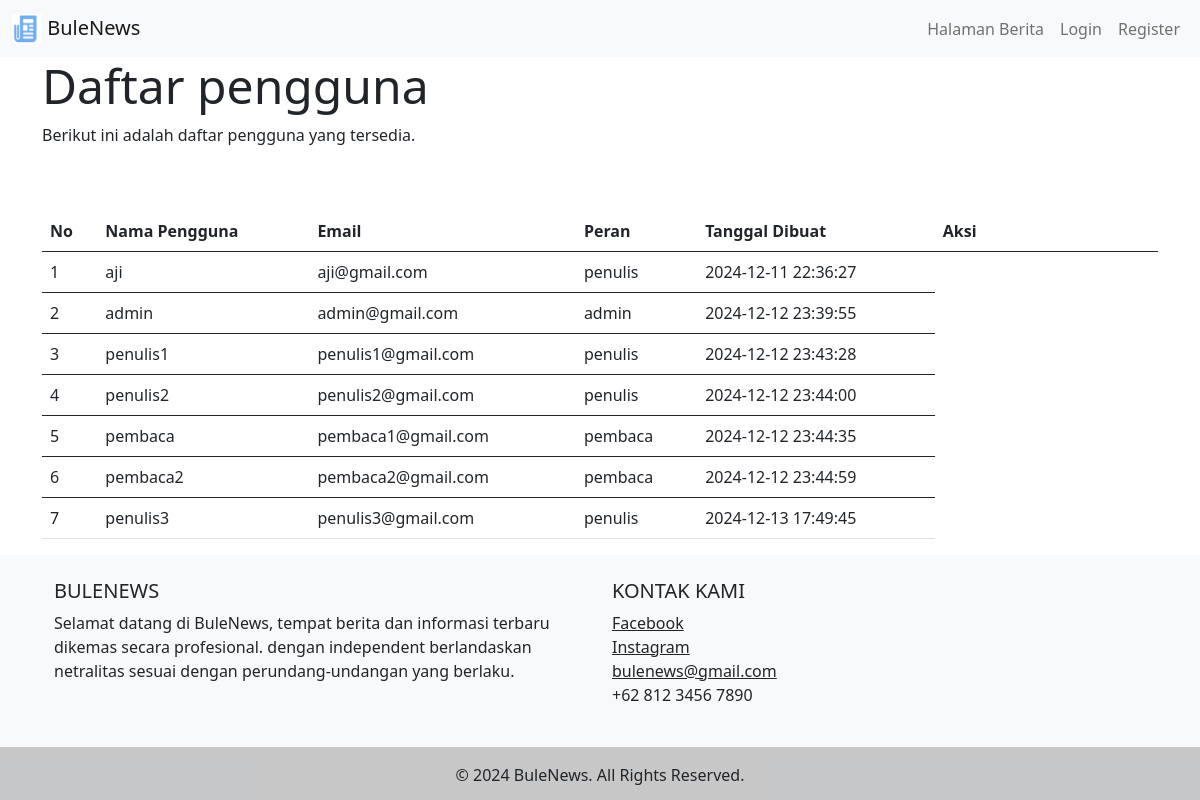
The page /pengguna.php on the database its author committed.
### tables this page shows
CREATE TABLE `pengguna` (
  `id_pengguna` int NOT NULL,
  `nama_pengguna` varchar(50) DEFAULT NULL,
  `email` varchar(100) NOT NULL,
  `kata_sandi` varchar(255) NOT NULL,
  `peran` enum('admin','penulis','pembaca') DEFAULT 'pembaca',
  `tanggal_dibuat` datetime DEFAULT CURRENT_TIMESTAMP
);

### pengguna.php (the view, shortened to what this page needs)
<!DOCTYPE html>
<html lang="en">
<head>
</head>
<body>
<?php
include "layout/navbar.php";
include "koneksi.php";
$id_pengguna = $_SESSION['id_pengguna'];
$peran = $_SESSION['peran'];
if ($peran == 'admin') {
    $sql = mysqli_query($koneksi, "SELECT * FROM pengguna ORDER BY id_pengguna ASC");
} else if ($peran == 'penulis') {
    $sql = mysqli_query($koneksi, "SELECT * FROM pengguna WHERE id_pengguna = '$id_pengguna' ORDER BY id_pengguna ASC");
} else {
    $sql = mysqli_query($koneksi, "SELECT * FROM pengguna ORDER BY id_pengguna ASC");
}
?>
<div class="container">
    <h1 class="display-5">Daftar pengguna</h1>
    <p>Berikut ini adalah daftar pengguna yang tersedia.</p>
    <br><br>
    <div class="table-responsive-sm">
        <table class="table table-hover">
            <thead>
                <tr>
                    <th>No</th>
                    <th>Nama Pengguna</th>
                    <th>Email</th>
                    <th>Peran</th>
                    <th>Tanggal Dibuat</th>
                    <?php if ($peran != 'pembaca'): ?>
                        <th width="20%">Aksi</th>
                    <?php endif; ?>
                </tr>
            </thead>
            <?php
            $i = 1;
            while ($data = mysqli_fetch_array($sql)) {
                ?>
                <tbody>
                    <tr>
                        <td><?php echo $i; ?></td>
                        <td><?php echo htmlspecialchars($data['nama_pengguna']); ?></td>
                        <td><?php echo htmlspecialchars($data['email']); ?></td>
                        <td><?php echo htmlspecialchars($data['peran']); ?></td>
                        <td><?php echo htmlspecialchars($data['tanggal_dibuat']); ?></td>
                    </tr>
                </tbody>
                <?php
                $i++;
            }
            ?>
        </table>
    </div>
</div>
<?php include "layout/footer.php"; ?>
</body>
</html>

### rows shown on the page
pengguna: nama_pengguna "aji", email "aji@gmail.com", peran "penulis", tanggal_dibuat "2024-12-11 22:36:27"
pengguna: nama_pengguna "admin", email "admin@gmail.com", peran "admin", tanggal_dibuat "2024-12-12 23:39:55"
pengguna: nama_pengguna "penulis1", email "penulis1@gmail.com", peran "penulis", tanggal_dibuat "2024-12-12 23:43:28"
pengguna: nama_pengguna "penulis2", email "penulis2@gmail.com", peran "penulis", tanggal_dibuat "2024-12-12 23:44:00"
pengguna: nama_pengguna "pembaca", email "pembaca1@gmail.com", peran "pembaca", tanggal_dibuat "2024-12-12 23:44:35"
pengguna: nama_pengguna "pembaca2", email "pembaca2@gmail.com", peran "pembaca", tanggal_dibuat "2024-12-12 23:44:59"
pengguna: nama_pengguna "penulis3", email "penulis3@gmail.com", peran "penulis", tanggal_dibuat "2024-12-13 17:49:45"
